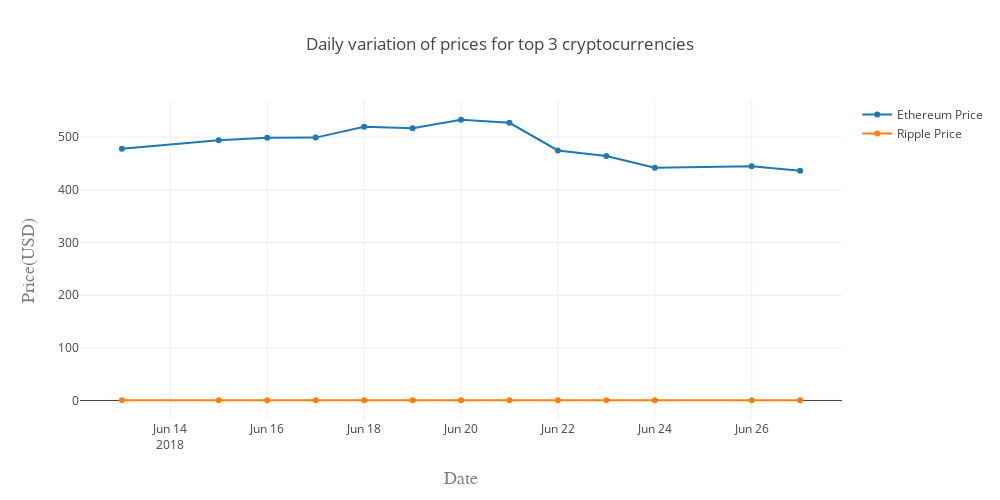

The code cell stored with this chart in its notebook:
### Code cell
ethereum_price_data = go.Scatter(x=currency_daily_prices['Date'],
                              y=currency_daily_prices['ethereum_price'],
                              name='Ethereum Price')
ripple_price_data = go.Scatter(x=currency_daily_prices['Date'],
                              y=currency_daily_prices['ripple_price'],
                              name='Ripple Price')
data = [ethereum_price_data,ripple_price_data]
layout = go.Layout(width=1000,height=500,
    title='Daily variation of prices for top 3 cryptocurrencies',
    xaxis=dict(title='Date',titlefont=dict(family='Courier New, monospace',size=18,color='#7f7f7f')),
    yaxis=dict(title='Price(USD)',titlefont=dict( family='Courier New, monospace',size=18,color='#7f7f7f'))
)
fig = go.Figure(data=data, layout=layout)
plotly.offline.iplot(fig)

### Figure 1 — Plotly figure (JSON) as saved in the notebook; plotly's stock layout.template omitted (floating-point values rounded to 4 significant figures)
{"data": [{"name": "Ethereum Price", "type": "scatter", "uid": "1aeaf9", "x": ["2018-06-13", "2018-06-15", "2018-06-16", "2018-06-17", "2018-06-18", "2018-06-19", "2018-06-20", "2018-06-21", "2018-06-22", "2018-06-23", "2018-06-24", "2018-06-26", "2018-06-27"], "y": [477.8, 494.1, 499.0, 499.1, 519.8, 516.7, 533.0, 527.2, 474.7, 464.3, 441.9, 444.8, 436.2]}, {"name": "Ripple Price", "type": "scatter", "uid": "9c1afd", "x": ["2018-06-13", "2018-06-15", "2018-06-16", "2018-06-17", "2018-06-18", "2018-06-19", "2018-06-20", "2018-06-21", "2018-06-22", "2018-06-23", "2018-06-24", "2018-06-26", "2018-06-27"], "y": [0.5347, 0.5445, 0.532, 0.5353, 0.5429, 0.5364, 0.5427, 0.5321, 0.4981, 0.4829, 0.4636, 0.4691, 0.4683]}], "layout": {"height": 500, "title": "Daily variation of prices for top 3 cryptocurrencies", "width": 1000, "xaxis": {"autorange": true, "range": ["2018-06-12 03:16:29.3251", "2018-06-27 20:43:30.6749"], "title": "Date", "titlefont": {"color": "#7f7f7f", "family": "Courier New, monospace", "size": 18}, "type": "date"}, "yaxis": {"autorange": true, "range": [-37.03, 570.5], "title": "Price(USD)", "titlefont": {"color": "#7f7f7f", "family": "Courier New, monospace", "size": 18}, "type": "linear"}}}
